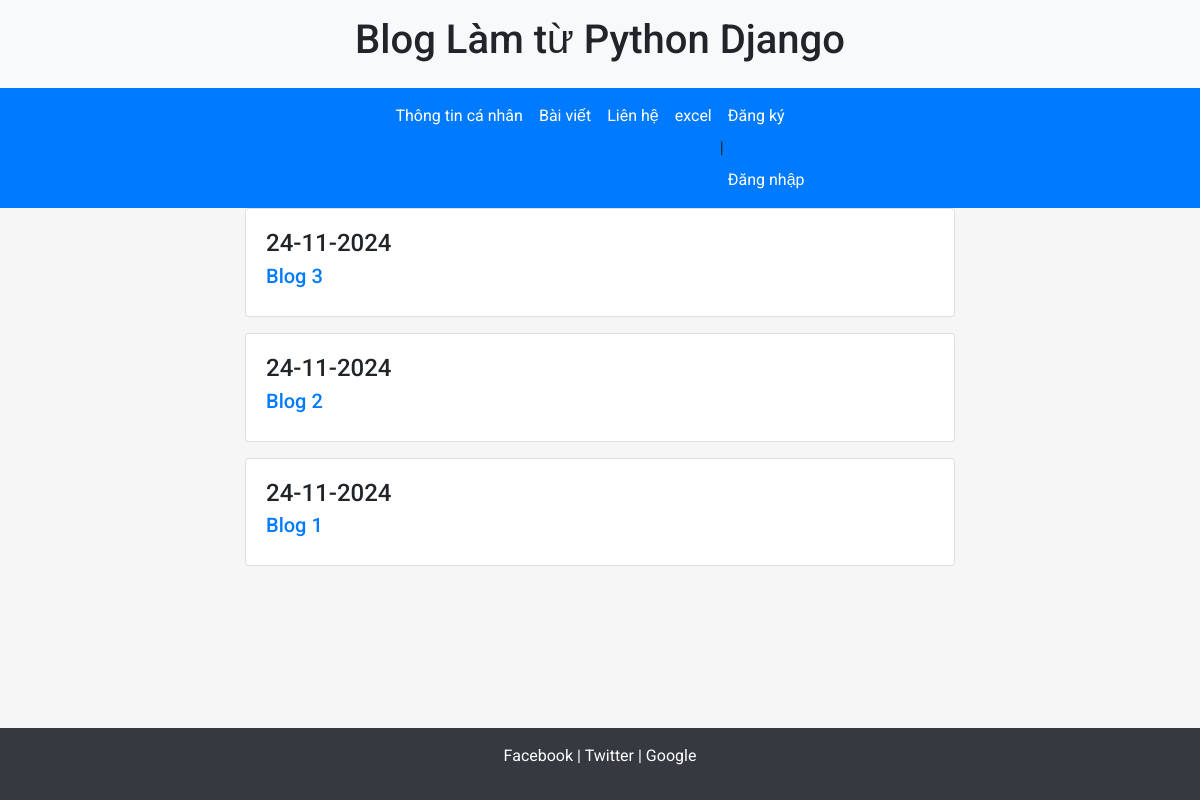
The page /blog/ on the database as committed earlier.
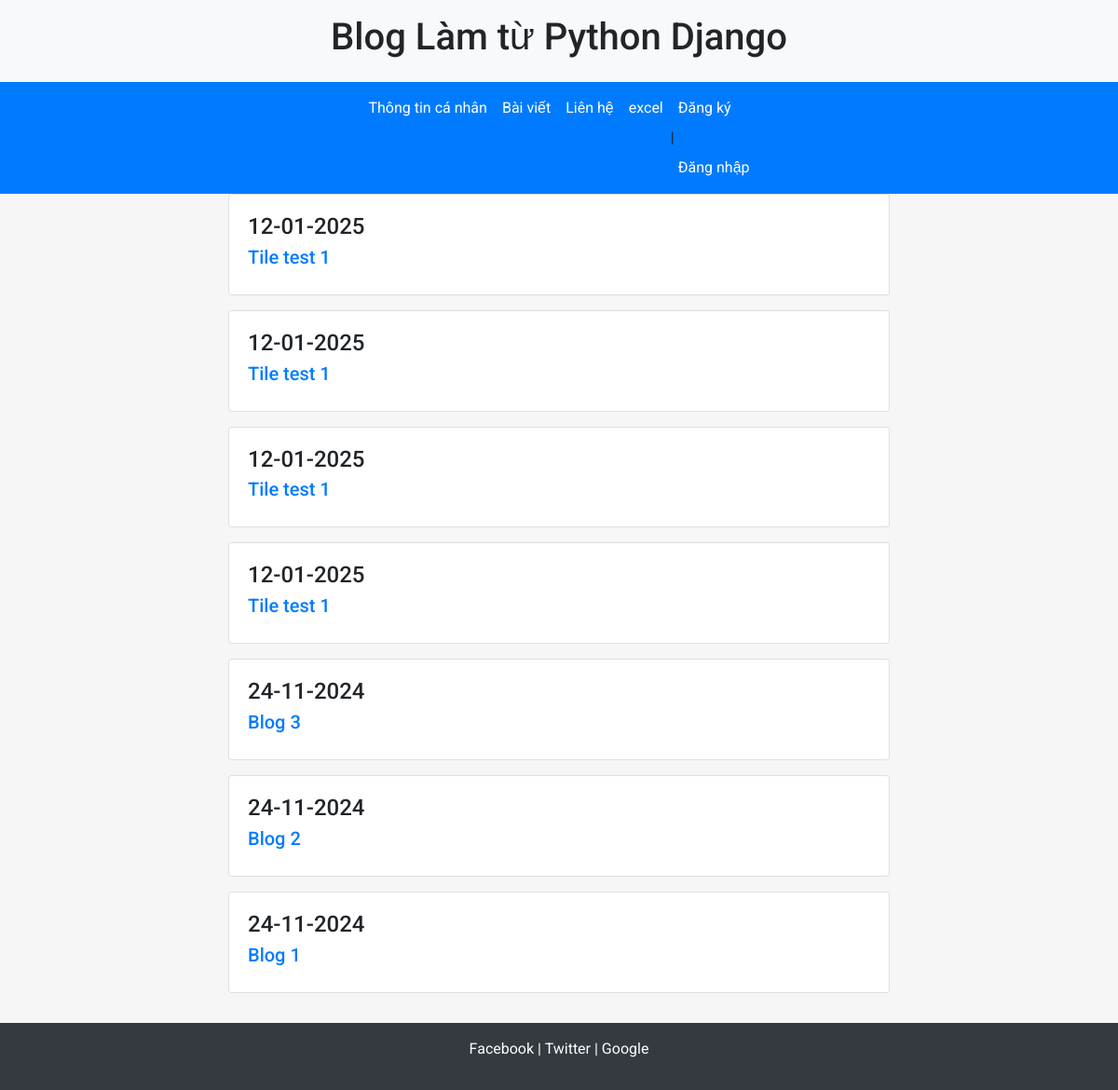
The same page on the database as committed later.
### blog/models.py (models this page shows, shortened)
class Post(models.Model):
    title = models.CharField(max_length=200)
    author = models.ForeignKey(
        'users.CustomUser',
        on_delete=models.CASCADE,
    )
    body = models.TextField()
    date = models.DateTimeField(auto_now_add=True)
    image = models.ImageField(null=True)

### blog/views.py (the view)
# urls.py: path('', views.list, name='blog'),
def list(request):
   Data = {'Posts': Post.objects.all().order_by('-date')}
   return render(request, 'blog.html', Data)

### home/templates/blog.html (shortened to what this page needs)
{% extends "pages/base.html" %} {% block title %} Danh sách bài viết {% endblock%} {% block content %}
<div class="container">
  <div class="row">
    <div class="col-md-8 offset-md-2">
      {% for post in Posts %}
      <div class="card mb-3">
        <div class="card-body">
          <h4 class="card-title">{{ post.date|date:"d-m-Y" }}</h4>
          <h5 class="card-subtitle mb-2">
            <a href="{% url 'post' post.id %}" class="card-link"
              >{{ post.title }}</a
            >
          </h5>
        </div>
      </div>
      {% endfor %}
    </div>
  </div>
</div>
{{post.body|safe|linebreaks}} {% endblock %}

### home/templates/pages/base.html (shortened to what this page needs)
<!DOCTYPE html>
<html lang="en">
<head>
  <link rel="stylesheet" href="https://cdnjs.cloudflare.com/ajax/libs/font-awesome/5.15.4/css/all.min.css" />
  {% load static %}
  {% if request.path|slice:":6" != "/admin" %}
  <link rel="stylesheet" href="https://stackpath.bootstrapcdn.com/bootstrap/4.5.2/css/bootstrap.min.css">
  {% endif %}
</head>
<body class="d-flex flex-column min-vh-100">
  <header class="bg-light text-center py-3">
    <h1>Blog Làm từ Python Django</h1>
  </header>
  <nav class="navbar navbar-expand-md navbar-dark bg-primary">
    <div class="container">
      <div class="collapse navbar-collapse justify-content-center" id="navbarNav">
        <ul class="navbar-nav">
          <li class="nav-item"><a class="nav-link" href="/">Thông tin cá nhân</a></li>
          <li class="nav-item"><a class="nav-link" href="/blog">Bài viết</a></li>
          <li class="nav-item"><a class="nav-link" href="/contact/">Liên hệ</a></li>
          <li class="nav-item"><a class="nav-link" href="/excel/">excel</a></li>
          <li class="nav-item">
            {% if user.username %}
              <a href="{% url 'logout' %}" class="nav-link">Đăng xuất</a>
            {% else %}
              <a href="{% url 'register' %}" class="nav-link">Đăng ký</a> | <a href="{% url 'login' %}" class="nav-link">Đăng nhập</a>
            {% endif %}
          </li>
        </ul>
      </div>
    </div>
  </nav>
  <main class="flex-grow-1">
    <div class="container">
      {% block content %}{% endblock %}
    </div>
  </main>
  <footer class="footer text-center">
    <p>
      <a href="#">Facebook</a> | <a href="#">Twitter</a> | <a href="#">Google</a>
    </p>
  </footer>
</body>
</html>

### home/templates/pages/base.html (style rules this page uses)
html, body { height: 100%; background-color: #f6f6f6; font-family: 'Roboto', sans-serif; }
.navbar { background-color: #007bff; }
.navbar .navbar-nav .nav-link { color: white !important; }
.footer { background-color: #343a40; color: white; padding: 1rem; }
.footer a { color: white; }

Rows that differ between the two databases and show on the page:
added Post: date "12-01-2025", title "Tile test 1"
added Post: date "12-01-2025", title "Tile test 1"
added Post: date "12-01-2025", title "Tile test 1"
added Post: date "12-01-2025", title "Tile test 1"
